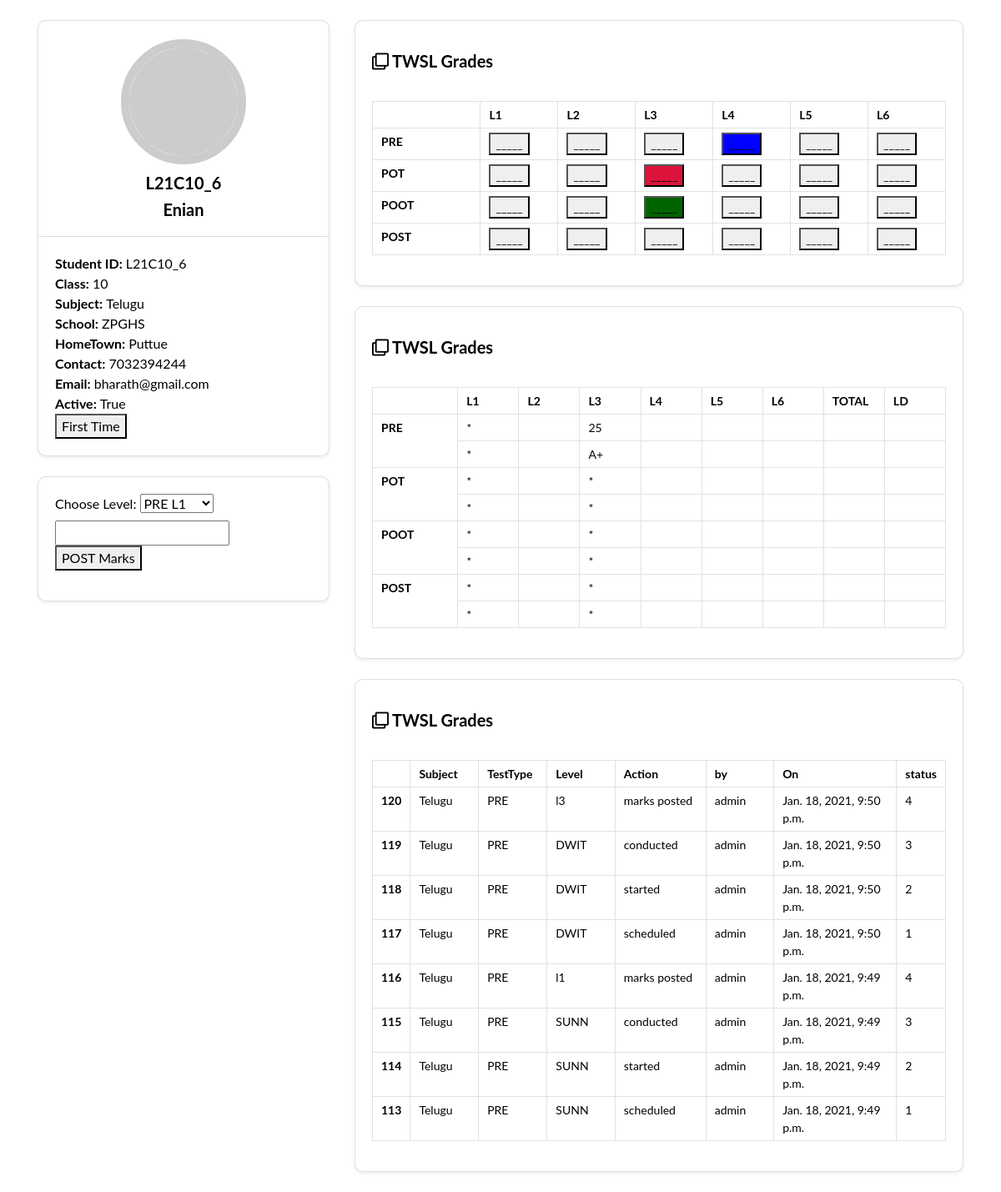
The page /profile/L21C10_6/ (signed in) on the database its author committed.
### audio/models.py (models this page shows, shortened)
class StudentEnroll(models.Model):
    stuname = models.CharField(max_length=30)
    sk = models.CharField(max_length=10,default="dummmi")
    stusubject = models.CharField(max_length=30, default="Telugu")
    stuclass = models.CharField(max_length=10)
    stuschool = models.CharField(max_length=40)
    stutown = models.CharField(max_length=30)
    stucontact = models.CharField(max_length=12)
    stuemail= models.EmailField()
    is_active = models.BooleanField(default=True)
    def __str__(self):
        return self.sk + '   '+ self.stuname

class TestMarks(models.Model):
    student = models.OneToOneField(StudentEnroll, on_delete=models.CASCADE)
    PRE_l1 = models.CharField(default=' ', max_length=2)
    PRE_g1 = models.CharField(default=' ', max_length=2)
    PRE_l2 = models.CharField(default=' ', max_length=2)
    PRE_g2 = models.CharField(default=' ', max_length=2)
    PRE_l3 = models.CharField(default=' ', max_length=2)
    PRE_g3 = models.CharField(default=' ', max_length=2)
    PRE_l4 = models.CharField(default=' ', max_length=2)
    PRE_g4 = models.CharField(default=' ', max_length=2)
    PRE_l5 = models.CharField(default=' ', max_length=2)
    PRE_g5 = models.CharField(default=' ', max_length=2)
    PRE_l6 = models.CharField(default=' ', max_length=2)
    PRE_g6 = models.CharField(default=' ', max_length=2)
    POT_l1 = models.CharField(default=' ', max_length=2)
    POT_g1 = models.CharField(default=' ', max_length=2)
    POT_l2 = models.CharField(default=' ', max_length=2)
    POT_g2 = models.CharField(default=' ', max_length=2)
    POT_l3 = models.CharField(default=' ', max_length=2)
    POT_g3 = models.CharField(default=' ', max_length=2)
    POT_l4 = models.CharField(default=' ', max_length=2)
    POT_g4 = models.CharField(default=' ', max_length=2)
    POT_l5 = models.CharField(default=' ', max_length=2)
    POT_g5 = models.CharField(default=' ', max_length=2)
    POT_l6 = models.CharField(default=' ', max_length=2)
    POT_g6 = models.CharField(default=' ', max_length=2)
    POOT_l1 = models.CharField(default=' ', max_length=2)
    POOT_g1 = models.CharField(default=' ', max_length=2)
    POOT_l2 = models.CharField(default=' ', max_length=2)
    POOT_g2 = models.CharField(default=' ', max_length=2)
    POOT_l3 = models.CharField(default=' ', max_length=2)
    POOT_g3 = models.CharField(default=' ', max_length=2)
    POOT_l4 = models.CharField(default=' ', max_length=2)
    POOT_g4 = models.CharField(default=' ', max_length=2)
    POOT_l5 = models.CharField(default=' ', max_length=2)
    POOT_g5 = models.CharField(default=' ', max_length=2)
    POOT_l6 = models.CharField(default=' ', max_length=2)
    POOT_g6 = models.CharField(default=' ', max_length=2)
    POST_l1 = models.CharField(default=' ', max_length=2)
    POST_g1 = models.CharField(default=' ', max_length=2)
    POST_l2 = models.CharField(default=' ', max_length=2)
    POST_g2 = models.CharField(default=' ', max_length=2)
    POST_l3 = models.CharField(default=' ', max_length=2)
    POST_g3 = models.CharField(default=' ', max_length=2)
    POST_l4 = models.CharField(default=' ', max_length=2)
    POST_g4 = models.CharField(default=' ', max_length=2)
    POST_l5 = models.CharField(default=' ', max_length=2)
    POST_g5 = models.CharField(default=' ', max_length=2)
    POST_l6 = models.CharField(default=' ', max_length=2)
    POST_g6 = models.CharField(default=' ', max_length=2)
    def __str__(self):
        return self.student.stuname

class StudentTestStats(models.Model):
    testTypes= (
        ('PRE', 'PRE'),
        ('POT', 'POT'),
        ('POOT', 'POOT'),
        ('POST', 'POST'),
    )
    name = models.ForeignKey(StudentEnroll, on_delete=models.CASCADE) # need to remove
    subject = models.CharField(max_length= 20, default="Telugu")
    testtype = models.CharField(max_length=10, default="PRE")
    level = models.CharField(max_length=20, default="SUNN")
    status = models.IntegerField(default=1)
    action = models.CharField(max_length=40, default="---")
    datenow = models.DateTimeField(auto_now_add=True)
    conductedBy = models.ForeignKey(User, on_delete=models.CASCADE)
    timegap = models.CharField(default='-', max_length=2)
    times = models.CharField(default='-', max_length=2)

### audio/views.py (the view)
# urls.py: path('profile/<str:sk>/',views.studentprofile, name="studentprofile"),
@login_required
def studentprofile(request, sk):
    obj = StudentEnroll.objects.get(sk=sk)
    stats = StudentTestStats.objects.filter(name=obj).order_by('-datenow')
    try:
        marks = TestMarks.objects.get(student=obj)
    except:
        marks = {}
    print(marks)
    context = {"student_meta" : obj , "student_stats": stats, "marks": marks}
    return render(request, "student_profile.html", context)

### templates/student_profile.html (shortened to what this page needs)
         <!DOCTYPE html>
         <html>
         <head>
             <link rel='stylesheet' type='text/css' media='screen' href='https://cdnjs.cloudflare.com/ajax/libs/twitter-bootstrap/4.1.3/css/bootstrap.min.css'>
             <link rel='stylesheet' type='text/css' media='screen' href='https://cdnjs.cloudflare.com/ajax/libs/font-awesome/5.12.1/css/all.min.css'>
         </head>
         <body>
<div class="student-profile py-4">
    <div class="container">
      <div class="row">
        <div class="col-lg-4">
          <div class="card shadow-sm">
            <div class="card-header bg-transparent text-center">
              <img class="profile_img" src="https://placeimg.com/640/480/arch/any" alt="">
              <h3>{{ student_meta.sk }}</h3>
              <h3>{{ student_meta.stuname }}</h3>
            </div>
            <div class="card-body">
              <p class="mb-0"><strong class="pr-1">Student ID:</strong>{{ student_meta.sk }}</p>
              <p class="mb-0"><strong class="pr-1">Class:</strong>{{ student_meta.stuclass }}</p>
              <p class="mb-0"><strong class="pr-1">Subject:</strong>{{ student_meta.stusubject }}</p>
              <p class="mb-0"><strong class="pr-1">School:</strong>{{ student_meta.stuschool }}</p>
              <p class="mb-0"><strong class="pr-1">HomeTown:</strong>{{ student_meta.stutown }}</p>
              <p class="mb-0"><strong class="pr-1">Contact:</strong>{{ student_meta.stucontact }}</p>
              <p class="mb-0"><strong class="pr-1">Email:</strong>{{ student_meta.stuemail }}</p>
              <p class="mb-0"><strong class="pr-1">Active:</strong>{{ student_meta.is_active }}</p>
              <form action="marksinit" method="POST">
                <button type="submit" > First Time </button>
              </form>
            </div>
          </div>
          <br>
          <div class="card shadow-sm">
            <div class="card-body">
              <form action="marksupdate" method="POST">
                <label for="level">Choose Level:</label>
                    <select id="level" name="level">
                      <option value="PRE_l1">PRE L1</option>
                    </select>
                    <br>
                    <input type="text" name="marks">
                <button type="submit" > POST Marks </button>
              </form>
            </div>
          </div>
        </div>
        <div class="col-lg-8">
          <div class="card shadow-sm">
            <div class="card-header bg-transparent border-0">
                <br>
              <h3 class="mb-0"><i class="far fa-clone pr-1"></i>TWSL Grades</h3>
            </div>
            <br>
            <div class="card-body pt-0">
              <table class="table table-bordered">
                <tr>
                  <th width="14%"></th>
                  <th width="10%">L1</th>
                  <th width="10%">L2</th>
                  <th width="10%">L3</th>
                  <th width="10%">L4</th>
                  <th width="10%">L5</th>
                  <th width="10%">L6</th>
                </tr>
                <tr>
                  <th width="14%">PRE</th>
                  <td><button class ="l1" > _____ </button> </td>
                  <td> <button class = "l2"> _____ </button> </td>
                  <td><button class = "l3"> _____ </button> </td>
                  <td><button class="l4"> _____ </button> </td>
                  <td><button class ="l5"> _____ </button> </td>
                  <td><button class="l6"> _____ </button> </td>
                </tr>
                <tr>
                  <th width="14%">POT</th>
                  <td><button class="l7"> _____ </button> </td>
                  <td> <button class="l8"> _____ </button> </td>
                  <td><button style="background-color: crimson;" class="l9"> _____ </button> </td>
                  <td><button class="l10"> _____ </button> </td>
                  <td><button class="l11"> _____ </button> </td>
                  <td><button class="l12"> _____ </button> </td>
                </tr>
                <tr>
                  <th width="14%">POOT</th>
                  <td><button class="l13"> _____ </button> </td>
                  <td> <button class="l14"> _____ </button> </td>
                  <td><button style="background-color: darkgreen;" class="l15"> _____ </button> </td>
                  <td><button class="l16"> _____ </button> </td>
                  <td><button class="l17"> _____ </button> </td>
                  <td><button class="l18"> _____ </button> </td>
                </tr>
                <tr>
                  <th width="14%">POST</th>
                  <td><button class="l19"> _____ </button> </td>
                  <td> <button class="l20"> _____ </button> </td>
                  <td><button class="l21"> _____ </button> </td>
                  <td><button class="l22"> _____ </button> </td>
                  <td><button class="l23"> _____ </button> </td>
                  <td><button class="l24"> _____ </button> </td>
                </tr>
              </table>
            </div>
          </div>
          <br>
          <div class="card shadow-sm">
            <div class="card-header bg-transparent border-0">
                <br>
              <h3 class="mb-0"><i class="far fa-clone pr-1"></i>TWSL Grades</h3>
            </div>
            <br>
            <div class="card-body pt-0">
              <table class="table table-bordered">
                <tr>
                  <th width="14%"></th>
                  <th width="10%">L1</th>
                  <th width="10%">L2</th>
                  <th width="10%">L3</th>
                  <th width="10%">L4</th>
                  <th width="10%">L5</th>
                  <th width="10%">L6</th>
                  <th width="10%">TOTAL</th>
                  <th width="10%">LD</th>
                </tr>
                <tr>
                  <th width="14%" rowspan="2">PRE</th>
                  <td width="2%"> {{ marks.PRE_l1 }} </td>
                  <td> {{ marks.PRE_l2 }}</td>
                  <td> {{ marks.PRE_l3 }}</td>
                  <td> {{ marks.PRE_l4 }}</td>
                  <td> {{ marks.PRE_l5 }}</td>
                  <td> {{ marks.PRE_l6 }}</td>
                  <td> {{ marks.PRE_l6 }}</td>
                  <td> {{ marks.PRE_l6 }}</td>
                </tr>
                <tr>
                  <td> {{ marks.PRE_g1 }}</td>
                  <td> {{ marks.PRE_g2 }}</td>
                  <td> {{ marks.PRE_g3 }}</td>
                  <td> {{ marks.PRE_g4 }}</td>
                  <td> {{ marks.PRE_g5 }}</td>
                  <td> {{ marks.PRE_g6 }}</td>
                  <td> {{ marks.PRE_g6 }}</td>
                  <td> {{ marks.PRE_g6 }} </td>
                </tr>
                  <tr>
                    <th width="14%" rowspan="2">POT</th>
                    <td> {{ marks.POT_l1 }}</td>
                  <td> {{ marks.POT_l2 }}</td>
                  <td> {{ marks.POT_l3 }}</td>
                  <td> {{ marks.POT_l4 }}</td>
                  <td> {{ marks.POT_l5 }}</td>
                  <td> {{ marks.POT_l6 }}</td>
                  <td> {{ marks.POT_l6 }}</td>
                  <td> {{ marks.POT_l6 }} </td>
                  </tr>
                  <tr>
                    <td> {{ marks.POT_g1 }}</td>
                  <td> {{ marks.POT_g2 }}</td>
                  <td> {{ marks.POT_g3 }}</td>
                  <td> {{ marks.POT_g4 }}</td>
                  <td> {{ marks.POT_g5 }}</td>
                  <td> {{ marks.POT_g6 }}</td>
                  <td> {{ marks.POT_g6 }}</td>
                  <td> {{ marks.POT_g6 }} </td>
                  </tr>
                  <tr>
                    <th width="14%" rowspan="2">POOT</th>
                    <td> {{ marks.POOT_l1 }}</td>
                  <td> {{ marks.POOT_l2 }}</td>
                  <td> {{ marks.POOT_l3 }}</td>
                  <td> {{ marks.POOT_l4 }}</td>
                  <td> {{ marks.POOT_l5 }}</td>
                  <td> {{ marks.POOT_l6 }}</td>
                  <td> {{ marks.POOT_l6 }}</td>
                  <td> {{ marks.POOT_l6 }} </td>
                  </tr>
                  <tr>
                    <td> {{ marks.POOT_g1 }}</td>
                  <td> {{ marks.POOT_g2 }}</td>
                  <td> {{ marks.POOT_g3 }}</td>
                  <td> {{ marks.POOT_g4 }}</td>
                  <td> {{ marks.POOT_g5 }}</td>
                  <td> {{ marks.POOT_g6 }}</td>
                  <td> {{ marks.POOT_g6 }}</td>
                  <td> {{ marks.POOT_g6 }} </td>
                  </tr>
                  <tr>
                    <th width="14%" rowspan="2">POST</th>
                    <td> {{ marks.POST_l1 }}</td>
                  <td> {{ marks.POST_l2 }}</td>
                  <td> {{ marks.POST_l3 }}</td>
                  <td> {{ marks.POST_l4 }}</td>
                  <td> {{ marks.POST_l5 }}</td>
                  <td> {{ marks.POST_l6 }}</td>
                  <td> {{ marks.POST_l6 }}</td>
                  <td> {{ marks.POST_l6 }} </td>
                  </tr>
                  <tr>
                  <td> {{ marks.POST_g1 }}</td>
                  <td> {{ marks.POST_g2 }}</td>
                  <td> {{ marks.POST_g3 }}</td>
                  <td> {{ marks.POST_g4 }}</td>
                  <td> {{ marks.POST_g5 }}</td>
                  <td> {{ marks.POST_g6 }}</td>
                  <td> {{ marks.POST_g6 }}</td>
                  <td> {{ marks.POST_g6 }} </td>
                  </tr>
              </table>
            </div>
          </div>
          <br>
          <div class="card shadow-sm">
            <div class="card-header bg-transparent border-0">
                <br>
              <h3 class="mb-0"><i class="far fa-clone pr-1"></i>TWSL Grades</h3>
            </div>
            <br>
            <div class="card-body pt-0">
              <table class="table table-bordered">
                <tr>
                  <th width="2%"></th>
                  <th width="12%">Subject</th>
                  <th width="12%">TestType</th>
                  <th width="12%">Level</th>
                  <th width="16%">Action</th>
                  <th width="12%">by</th>
                  <th width="22%">On</th>
                  <th width="4%">status</th>
                </tr>
                {% for stats in student_stats %}
                <tr>
                  <th>{{ stats.id }} </th>
                  <td>{{ stats.subject}} </td>
                  <td>{{ stats.testtype }} </td>
                  <td>{{ stats.level }} </td>
                  <td>{{ stats.action }} </td>
                   <td>{{ stats.conductedBy }} </td>
                  <td>{{ stats.datenow }} </td>
                  <td>{{ stats.status }} </td>
                </tr>
                {% endfor %}
              </table>
            </div>
          </div>
        </div>
      </div>
    </div>
  </div>
         </body>
         </html>

### templates/student_profile.html (style rules this page uses)
body { padding: 0; margin: 0; font-family: 'Lato', sans-serif; color: #000; }
.student-profile .card { border-radius: 10px; }
.student-profile .card .card-header .profile_img { width: 150px; height: 150px; object-fit: cover; margin: 10px auto; border: 10px solid #ccc; border-radius: 50%; }
.student-profile .card h3 { font-size: 20px; font-weight: 700; }
.student-profile .card p { font-size: 16px; color: #000; }
.student-profile .table th, .student-profile .table td { font-size: 14px; padding: 5px 10px; color: #000; }
.l4 { background-color: blue; }

### rows shown on the page
StudentEnroll: sk "L21C10_6", stuname "Enian", stuclass "10", stusubject "Telugu", stuschool "ZPGHS", stutown "Puttue", stucontact "7032394244", stuemail "bharath@gmail.com", is_active "True"
TestMarks: PRE_l1 "*", PRE_l3 "25", PRE_g1 "*", PRE_g3 "A+", POT_l1 "*", POT_l3 "*", POT_g1 "*", POT_g3 "*", POOT_l1 "*", POOT_l3 "*", POOT_g1 "*", POOT_g3 "*", POST_l1 "*", POST_l3 "*", POST_g1 "*", POST_g3 "*"
StudentTestStats: id "120", subject "Telugu", testtype "PRE", level "l3", action "marks posted", conductedBy "admin", datenow "Jan. 18, 2021, 9:50 p.m.", status "4"
StudentTestStats: id "119", subject "Telugu", testtype "PRE", level "DWIT", action "conducted", conductedBy "admin", datenow "Jan. 18, 2021, 9:50 p.m.", status "3"
StudentTestStats: id "118", subject "Telugu", testtype "PRE", level "DWIT", action "started", conductedBy "admin", datenow "Jan. 18, 2021, 9:50 p.m.", status "2"
StudentTestStats: id "117", subject "Telugu", testtype "PRE", level "DWIT", action "scheduled", conductedBy "admin", datenow "Jan. 18, 2021, 9:50 p.m.", status "1"
StudentTestStats: id "116", subject "Telugu", testtype "PRE", level "l1", action "marks posted", conductedBy "admin", datenow "Jan. 18, 2021, 9:49 p.m.", status "4"
StudentTestStats: id "115", subject "Telugu", testtype "PRE", level "SUNN", action "conducted", conductedBy "admin", datenow "Jan. 18, 2021, 9:49 p.m.", status "3"
StudentTestStats: id "114", subject "Telugu", testtype "PRE", level "SUNN", action "started", conductedBy "admin", datenow "Jan. 18, 2021, 9:49 p.m.", status "2"
StudentTestStats: id "113", subject "Telugu", testtype "PRE", level "SUNN", action "scheduled", conductedBy "admin", datenow "Jan. 18, 2021, 9:49 p.m.", status "1"
